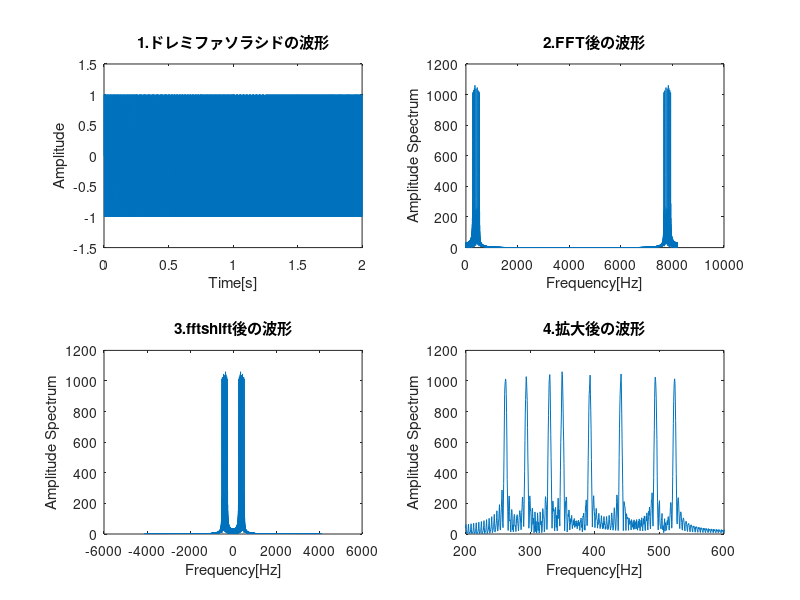
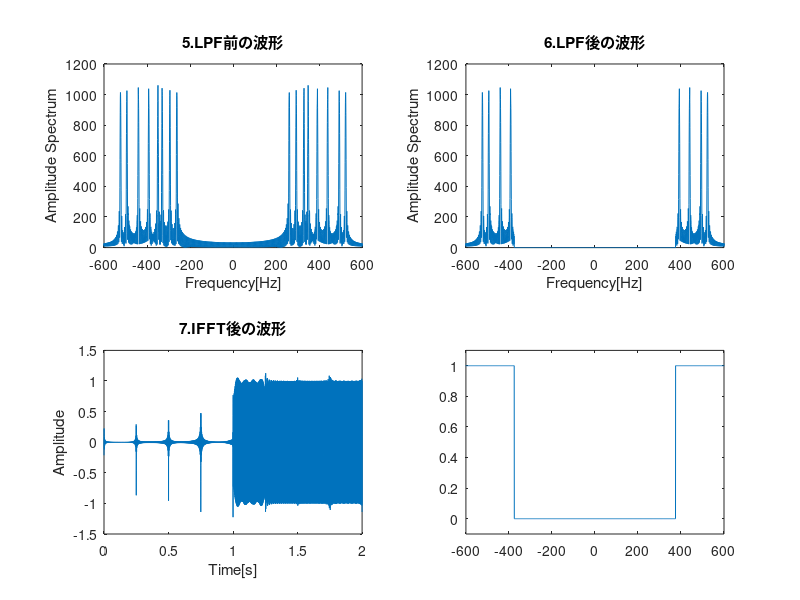

The MATLAB source for these figures, in order:
clear;

Fs=8192;           
t=[0:Fs/4-1]/Fs;         %時刻 それぞれの周波数における
t2=[0:2*Fs-1]/Fs;        %yの時間

h1=[0:0.5:Fs-0.5];       %周波数軸の設定1(仮)
h2=[-Fs/2:0.5:Fs/2-0.5]; %サンプリング定理より周波数軸の設定2

y1=sin(2*pi*261.38*t);  %ドの信号
y2=sin(2*pi*293.67*t);  %レの信号
y3=sin(2*pi*329.63*t);  %ミの信号
y4=sin(2*pi*349.23*t);  %ファの信号
y5=sin(2*pi*392.00*t);  %ソの信号
y6=sin(2*pi*440.00*t);  %ラの信号
y7=sin(2*pi*493.88*t);  %シの信号
y8=sin(2*pi*523.23*t);  %ドの信号

y=[y1 y2 y3 y4 y5 y6 y7 y8];  %ドレミファソラシドの連結

Y=fft(y);          %fftする
Yshift=fftshift(Y);     %fftshiftする

%HPFの作成
x1=ones(1,7442);
x2=zeros(1,750);
x3=zeros(1,750);
x4=ones(1,7442);
X=[x1 x2 x3 x4];  %HPF
A=Yshift.*X;      %HPF

Ashift=ifftshift(A);   %ifftshiftする
Z=ifft(Ashift);        %ifftする
Z=real(Z);    %周波数領域に変換して空間領域に戻したときに虚数部が残るので実部のみを取り出す

%figure;

%IFFT後の波形
plot(t2,Z);
axis([0 2,-1.5 1.5]);
xlabel('Time[s]');
ylabel('Amplitude');
title('IFFT後の波形');

sound(Z,Fs); %ドレミファの音

%%%%%%%%%%%%%%%%%%%%%%%%レポート用グラフ%%%%%%%%%%%%%%%%%%%%%%%%%%

%figure;

%yの波形
subplot(2,2,1);
plot(t2,y);
axis([0 2,-1.5 1.5]);
xlabel('Time[s]');
ylabel('Amplitude');
title('1.ドレミファソラシドの波形');

%FFT後の波形
subplot(2,2,2);
Y=abs(Y);
plot(h1,Y);
xlabel('Frequency[Hz]');
ylabel('Amplitude Spectrum');
title('2.FFT後の波形');

%fftshift後の波形
subplot(2,2,3);
Yshift=abs(Yshift);
plot(h2,Yshift);
xlabel('Frequency[Hz]');
ylabel('Amplitude Spectrum');Yshift=abs(Yshift);
title('3.fftshift後の波形');

%拡大後の波形
subplot(2,2,4);
plot(h2,Yshift);
axis([200 600,0 1200]);
xlabel('Frequency[Hz]');
ylabel('Amplitude Spectrum');
title('4.拡大後の波形');

figure;

%LPF前の波形
subplot(2,2,1);
plot(h2,Yshift);
axis([-600 600,0 1200]);
xlabel('Frequency[Hz]');
ylabel('Amplitude Spectrum');
title('5.LPF前の波形');

%LPF後の波形
subplot(2,2,2);
A=abs(A);
plot(h2,A);
axis([-600 600,0 1200]);
xlabel('Frequency[Hz]');
ylabel('Amplitude Spectrum');
title('6.LPF後の波形');

%IFFT後の波形
subplot(2,2,3);
plot(t2,Z);
axis([0 2,-1.5 1.5]);
xlabel('Time[s]');
ylabel('Amplitude');
title('7.IFFT後の波形');

subplot(2,2,4);
plot(h2,X);
axis([-600 600, -0.1 1.1]);
